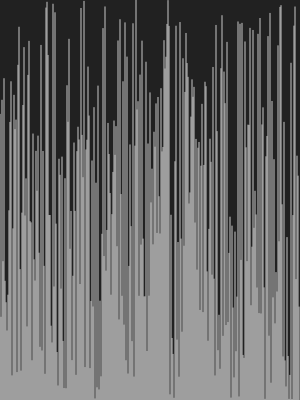
Frame 1 (no input)
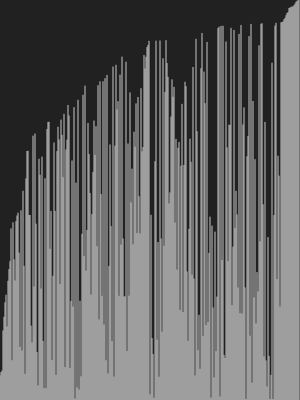
Frame 60 (no input)
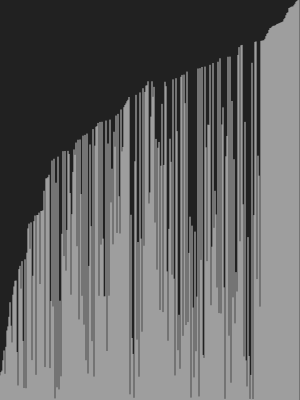
Frame 120 (the mouse pressed at the canvas centre since frame 60)

The p5.js sketch that drew these frames (run headless with seeded random() and noise() and a simulated clock; from frame 60 on, the mouse is pressed at the canvas centre):

// p5.js sketch
// ── sketch.js
/*jshint esversion: 6*/
let lines = [];
let j = 0, i = 0;

function setup() {
  createCanvas(300, 400);
  background(33);
  stroke(200);
  strokeWeight(1);

  for (let i = 0; i < width; i++) {
    lines.push(random(0, height));
  }


}

function draw() {
  background(33);
  for (let x = 0; x < lines.length; x++) {
    const size = lines[x];
    line(x, height, x, height - size);
  }

  for (let k = 0; k < 100; k++) {
    
    if (i < lines.length) {
      
      let a = lines[j];
      let b = lines[j + 1];
      if (a > b) {
        swap(lines, j, j + 1);
      }
      
      j++;
      if (j >= lines.length - 1) {
        j = 0;
        i++;
      }
      
    } else {
      console.log("FINISHED");
      noLoop();
    }
  }
  
}
function swap(arr, i, j) {
  let temp = arr[i];
  arr[i] = arr[j];
  arr[j] = temp;
}
